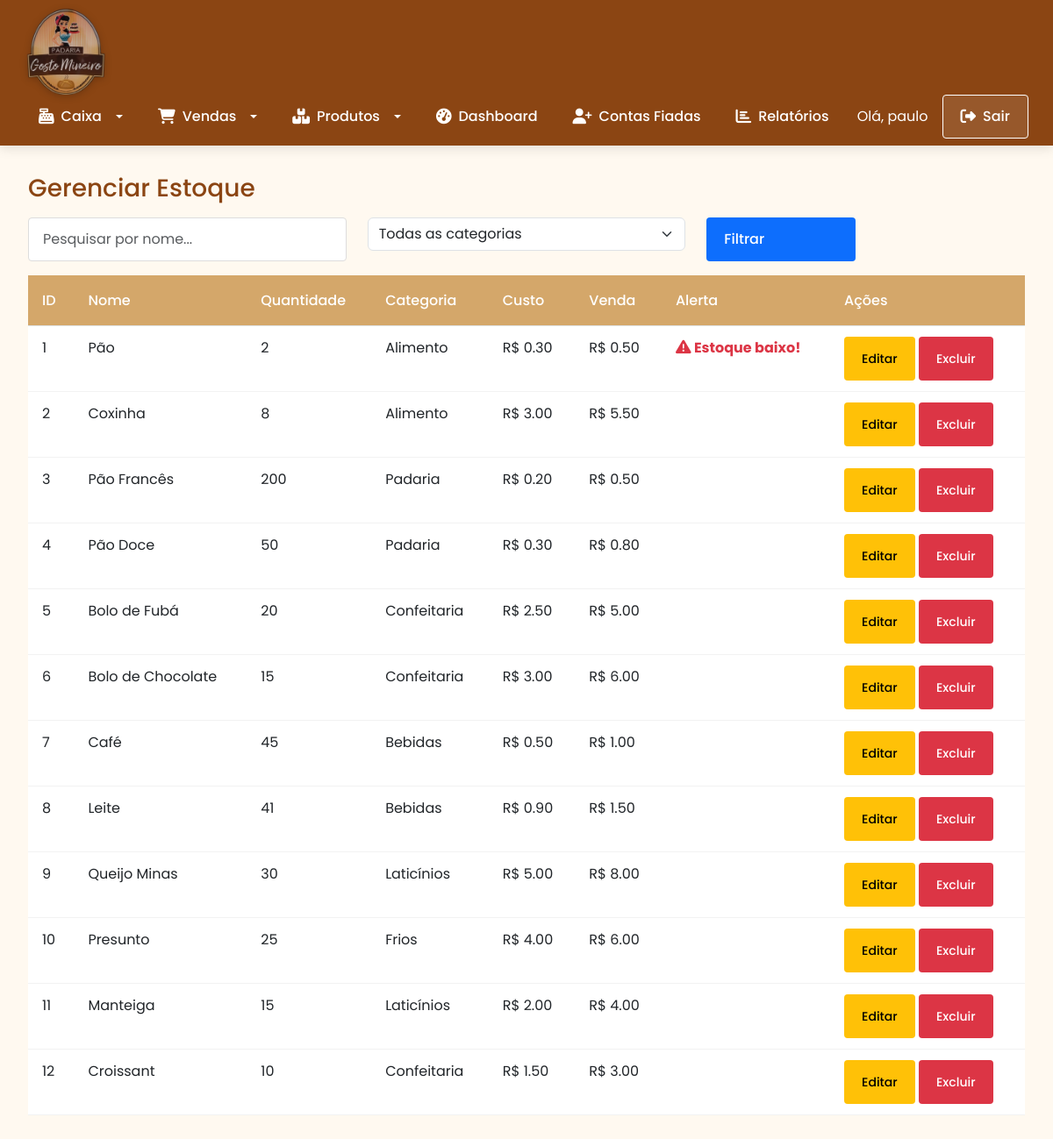
/estoque (signed in), run on an earlier commit of the app's database.
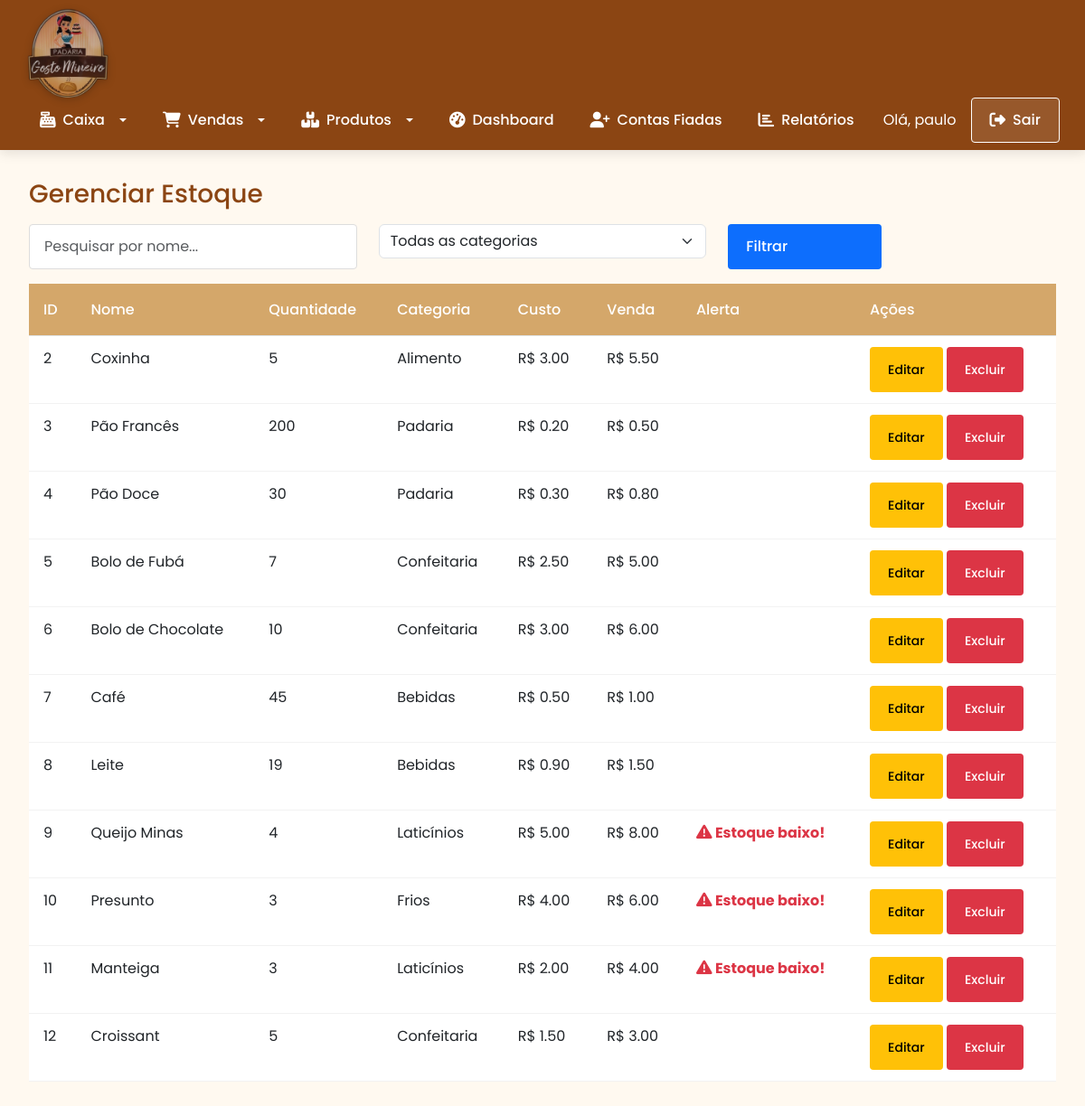
And on a later commit of the database.
### tables this page shows
CREATE TABLE usuarios (
    id INTEGER PRIMARY KEY AUTOINCREMENT,
    nome TEXT NOT NULL,
    senha TEXT NOT NULL,
    tipo TEXT DEFAULT 'usuario' -- adm ou usuario
);

CREATE TABLE itens (
    id INTEGER PRIMARY KEY AUTOINCREMENT,
    nome TEXT NOT NULL,
    quantidade INTEGER NOT NULL,
    categoria TEXT NOT NULL,
    custo REAL NOT NULL,
    venda REAL NOT NULL
);

### app.py (the view)
@app.route('/estoque', methods=['GET'])
@login_required
def estoque():
    pesquisa = request.args.get('pesquisa', '')
    categoria = request.args.get('categoria', '')
    query = 'SELECT * FROM itens WHERE 1=1'
    params = []
    if pesquisa:
        query += ' AND nome LIKE ?'
        params.append(f'%{pesquisa}%')
    if categoria:
        query += ' AND categoria = ?'
        params.append(categoria)
    db = get_db()
    cur = db.execute(query, params)
    itens = cur.fetchall()
    categorias = db.execute('SELECT DISTINCT categoria FROM itens').fetchall()
    return render_template('estoque.html', itens=itens, categorias=categorias)

### app.py (called while the page is built)
@app.before_request
def make_session_permanent():
    session.permanent = True  # Ativa expiração da sessão

@login_manager.user_loader
def load_user(user_id):
    db = get_db()
    cur = db.execute('SELECT * FROM usuarios WHERE id = ?', (user_id,))
    user = cur.fetchone()
    if user:
        return User(user[0], user[1], user[3])
    return None

### database.py (called while the page is built)
def get_db():
    db = getattr(g, '_database', None)
    if db is None:
        db = g._databse = sqlite3.connect(DATABASE)
        db.row_factory = sqlite3.Row
    return db

def close_connection(exception):
    db = getattr(g, '_database', None)
    if db is not None:
        db.close()

### templates/estoque.html (shortened to what this page needs)
{% extends "base.html" %}
{% block content %}
<h3>Gerenciar Estoque</h3>
<form method="GET" class="mb-3">
    <div class="row">
        <div class="col-md-4">
            <input type="text" name="pesquisa" class="form-control" placeholder="Pesquisar por nome...">
        </div>
        <div class="col-md-4">
            <select name="categoria" class="form-select">
                <option value="">Todas as categorias</option>
            </select>
        </div>
        <div class="col-md-2">
            <button type="submit" class="btn btn-primary w-100">Filtrar</button>
        </div>
    </div>
</form>
<table class="table">
    <thead>
        <tr>
            <th>ID</th>
            <th>Nome</th>
            <th>Quantidade</th>
            <th>Categoria</th>
            <th>Custo</th>
            <th>Venda</th>
            <th class="alerta">Alerta</th>
            <th class="acoes">Ações</th>
        </tr>
    </thead>
    <tbody>
        {% for item in itens %}
            <tr>
                <td>{{ item[0] }}</td>
                <td>{{ item[1] }}</td>
                <td>{{ item[2] }}</td>
                <td>{{ item[3] }}</td>
                <td>R$ {{ "%.2f"|format(item[4]) }}</td>
                <td>R$ {{ "%.2f"|format(item[5]) }}</td>
                <td class="{% if item[2] < 5 %}text-danger fw-bold{% endif %}">
                    {% if item[2] < 5 %}
                        <i class="fas fa-exclamation-triangle"></i> Estoque baixo!
                    {% endif %}
                </td>
                <td>
                    <a href="{{ url_for('editar_item', item_id=item[0]) }}" class="btn btn-warning btn-sm">Editar</a>
                    <a href="{{ url_for('excluir_item', item_id=item[0]) }}" class="btn btn-danger btn-sm" onclick="return confirm('Tem certeza que deseja excluir?')">Excluir</a>
                </td>
            </tr>
        {% endfor %}
    </tbody>
</table>
{% endblock %}

### templates/base.html (shortened to what this page needs)
<!DOCTYPE html>
<html lang="pt-br">
<head>
    <link href="https://cdn.jsdelivr.net/npm/bootstrap@5.3.0/dist/css/bootstrap.min.css" rel="stylesheet">
    <link href="https://cdnjs.cloudflare.com/ajax/libs/font-awesome/6.4.0/css/all.min.css" rel="stylesheet">
    <link rel="stylesheet" href="{{ url_for('static', filename='style.css') }}">
</head>
<body>
<header>
    <nav class="navbar navbar-expand-lg">
        <div class="container-fluid">
            <div class="navbar-logo">
                <a href="{{ url_for('index') }}">
                    <img src="{{ url_for('static', filename='logo.png') }}" />
                </a>
            </div>
            <div class="collapse navbar-collapse" id="navbarContent">
                <ul class="navbar-nav me-auto mb-2 mb-lg-0">
                    {% if current_user.is_authenticated %}
                        <li class="nav-item dropdown">
                            <a class="nav-link dropdown-toggle" href="#" id="caixaDropdown" role="button" data-bs-toggle="dropdown">
                                <i class="fas fa-cash-register"></i> Caixa
                            </a>
                        </li>
                        <li class="nav-item dropdown">
                            <a class="nav-link dropdown-toggle" href="#" id="vendasDropdown" role="button" data-bs-toggle="dropdown">
                                <i class="fas fa-cart-shopping"></i> Vendas
                            </a>
                        </li>
                        <li class="nav-item dropdown">
                            <a class="nav-link dropdown-toggle" href="#" id="produtosDropdown" role="button" data-bs-toggle="dropdown">
                                <i class="fas fa-boxes"></i> Produtos
                            </a>
                        </li>
                        <li class="nav-item">
                            <a class="nav-link" href="{{ url_for('dashboard') }}"><i class="fas fa-tachometer-alt"></i> Dashboard</a>
                        </li>
                        <li class="nav-item">
                            <a class="nav-link" href="{{ url_for('listar_clientes') }}"><i class="fas fa-user-plus"></i> Contas Fiadas</a>
                        </li>
                        <li class="nav-item">
                            <a class="nav-link" href="{{ url_for('relatorios') }}"><i class="fas fa-chart-bar"></i> Relatórios</a>
                        </li>
                    {% else %}
                        <li class="nav-item">
                            <a class="nav-link" href="{{ url_for('login') }}"><i class="fas fa-sign-in-alt"></i> Login</a>
                        </li>
                    {% endif %}
                </ul>
                <div class="d-flex align-items-center">
                    {% if current_user.is_authenticated %}
                        <span class="text-white me-3">Olá, {{ current_user.nome }}</span>
                        <a href="{{ url_for('logout') }}" class="btn btn-outline-light"><i class="fas fa-sign-out-alt"></i> Sair</a>
                    {% endif %}
                </div>
            </div>
        </div>
    </nav>
</header>
<div class="container">
    {% block content %}{% endblock %}
</div>
</body>
</html>

### static/style.css (style rules this page uses)
:root { --primary: #D4A76A; --secondary: #8B4513; --accent: #E31837; --light: #FFF9F0; --dark: #2C241B; --success: #5CB85C; --info: #5BC0DE; --warning: #F0AD4E; --danger: #D9534F; }
* { margin: 0; padding: 0; box-sizing: border-box; font-family: 'Poppins', sans-serif; }
body { font-family: 'Poppins', sans-serif; background-color: var(--light); color: var(--dark); line-height: 1.6; min-height: 100vh; }
.navbar { background-color: var(--secondary); padding: 1rem 2rem; box-shadow: 0 4px 12px rgba(0, 0, 0, 0.1); display: flex; align-items: center; flex-wrap: wrap; justify-content: space-around; }
.navbar-nav { display: flex; align-items: center; gap: 1.5rem; }
.navbar-logo img { height: 80px; filter: drop-shadow(0 2px 4px rgba(0, 0, 0, 0.2)); transition: transform 0.3s ease; }
.nav-link { color: white; text-decoration: none; font-weight: 500; font-size: 1rem; padding: 0.5rem 1rem; border-radius: 4px; transition: all 0.3s ease; justify-content: space-around; gap: 0.5rem; }
.nav-link i { font-size: 1.1rem; }
.container { flex: 1; padding: 2rem; max-width: 1200px; margin: 0 auto; width: 100%; }
.btn { padding: 0.5rem 1.25rem; border-radius: 4px; font-weight: 500; height: 50px; transition: all 0.3s ease; border: none; cursor: pointer; display: inline-flex; align-items: center; gap: 0.5rem; }
.btn-outline-light { background-color: transparent; color: white; border: 1px solid white; }
.table { width: 100%; border-collapse: collapse; }
.table th { background-color: var(--primary); color: white; padding: 1rem; text-align: left; font-weight: 500; }
.table td { padding: 0.75rem 1rem; border-bottom: 1px solid rgba(0, 0, 0, 0.05); }
.form-control { width: 100%; padding: 0.75rem 1rem; border: 1px solid #ddd; border-radius: 4px; font-family: 'Poppins', sans-serif; transition: all 0.3s ease; }
h1, h2, h3, h4, h5, h6 { color: var(--secondary); margin-bottom: 1rem; }
a, button { transition: all 0.3s ease; }
.nav-item { animation: fadeIn 0.5s ease forwards; }
i.fas { font-size: 1.1em; }
.btn-outline-light { background-color: rgba(255, 255, 255, 0.1); transition: all 0.3s ease; }
.alerta { text-align: center; }
.navbar { background-color: var(--secondary); padding: 0.5rem 1rem; }
.navbar-expand-lg .navbar-nav .nav-link { padding: 0.5rem 1rem; color: white; display: flex; align-items: center; gap: 0.5rem; }
.navbar-nav { gap: 0.5rem; }
.navbar-logo img { height: 100px; margin-right: 1rem; }
.dropdown-toggle::after { margin-left: 0.5em; vertical-align: 0.15em; }

What changed in the data, as far as the page shows it:
removed itens: id "1", nome "Pão", quantidade "2", categoria "Alimento", custo "0.30", venda "0.50", shows "Estoque baixo!"
changed itens "Coxinha": quantidade "8" → "5"
changed itens "Pão Doce": quantidade "50" → "30"
changed itens "Bolo de Fubá": quantidade "20" → "7"
changed itens "Bolo de Chocolate": quantidade "15" → "10"
changed itens "Leite": quantidade "41" → "19"
changed itens "Queijo Minas": quantidade "30" → "4"; now shows "Estoque baixo!"
changed itens "Presunto": quantidade "25" → "3"; now shows "Estoque baixo!"
changed itens "Manteiga": quantidade "15" → "3"; now shows "Estoque baixo!"
changed itens "Croissant": quantidade "10" → "5"
